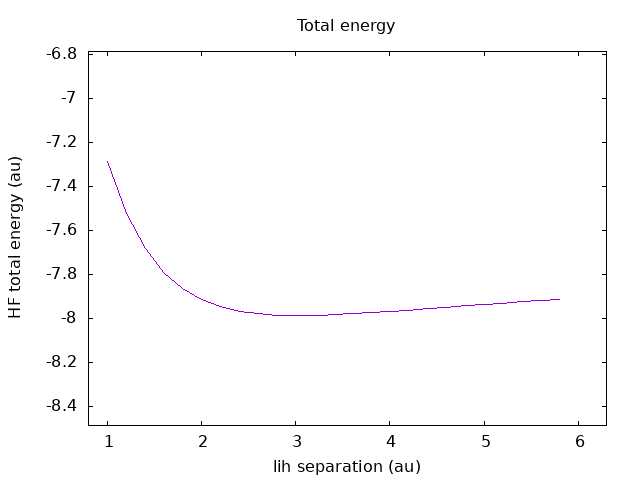

Write the gnuplot code that produced this figure.
set title 'Total energy'
set terminal png
set output "/home/jkob/github/x2dhf-v3/tests/lih-pec/set-01/plot/lih-hf-etot.png"
set offsets 0.2,0.5,0.5,0.5
set auto fix
set xlabel "lih separation (au)"
set ylabel "HF total energy (au)"
plot "/home/jkob/github/x2dhf-v3/tests/lih-pec/set-01/plot/lih-hf-etot.data" u 1:($2) w l t ""
